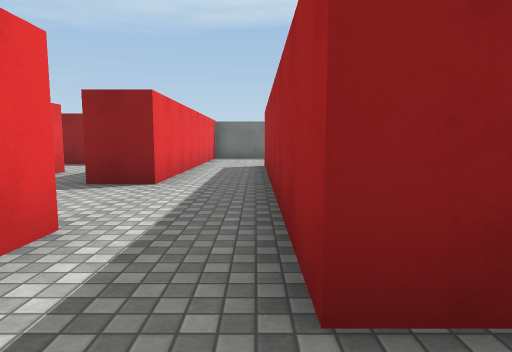
[1] (above)

19 first-person views from a walk through a Unity game level. The camera is 1.3 m above the floor, tilts 6° down and sees 75° across. The floor is counted in squares, 2 m on a side. Each view is taken from the middle of a square. On the plan, view 1 faces up. The plan holds only what a view shows up to about 10 squares ahead; the rest is blank. The place goes on beyond the plan. The player character is not drawn. Surface patterns are stand-ins for the level's own textures.

[2]
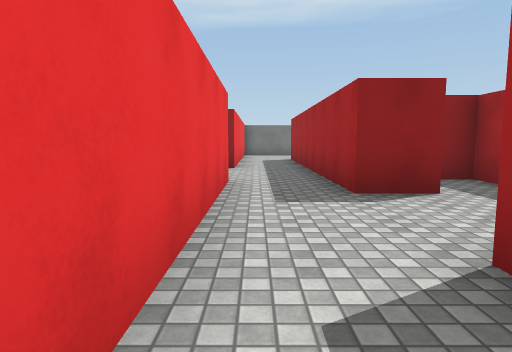

[3]
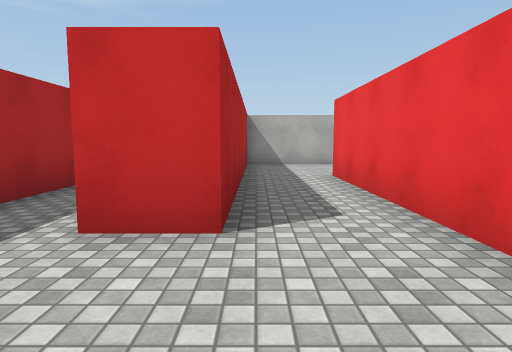

[4]
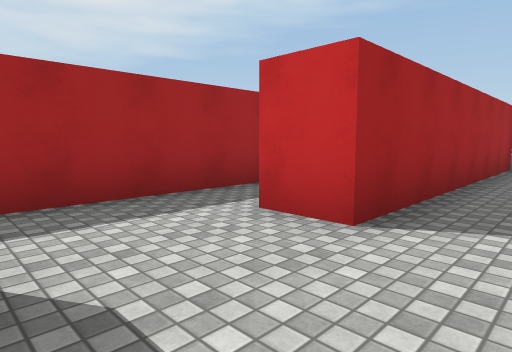

[5]
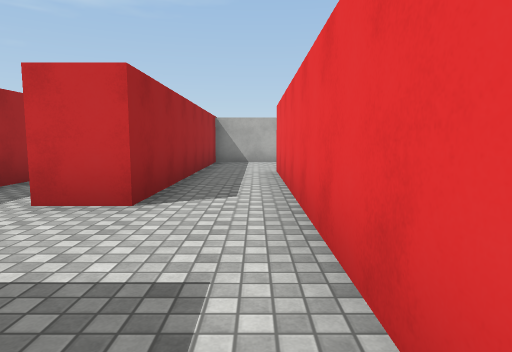

[6]
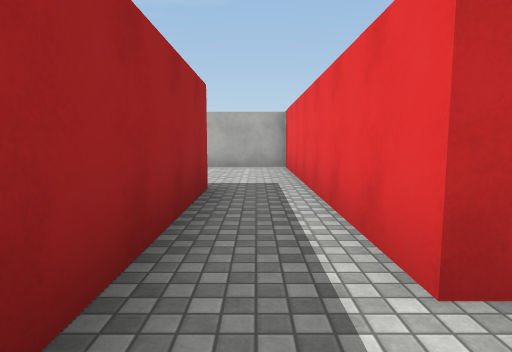

[7]
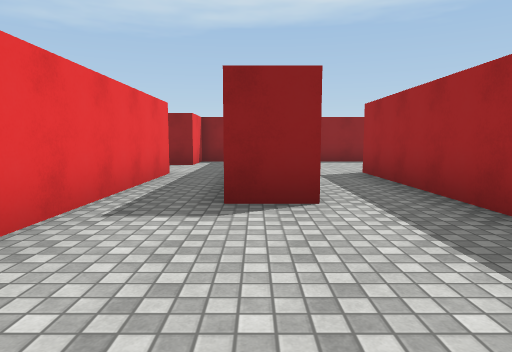

[8]
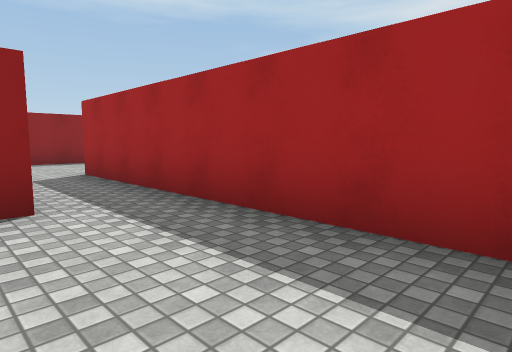

[9]
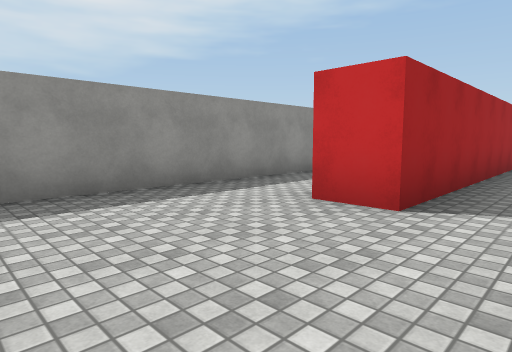

[10]
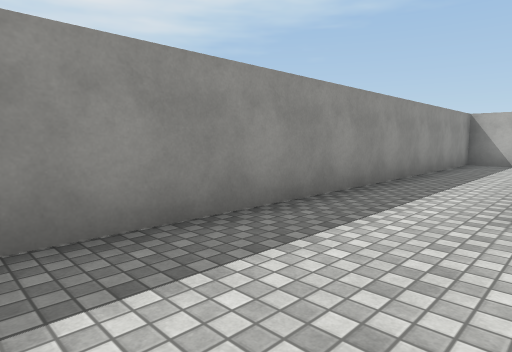

[11]
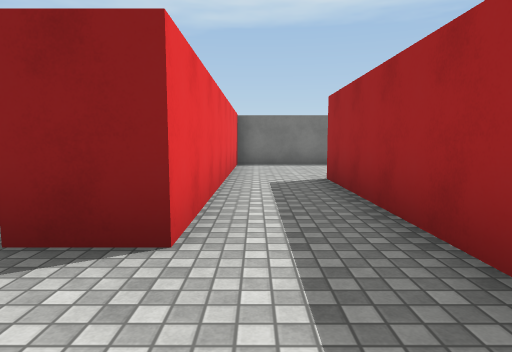

[12]
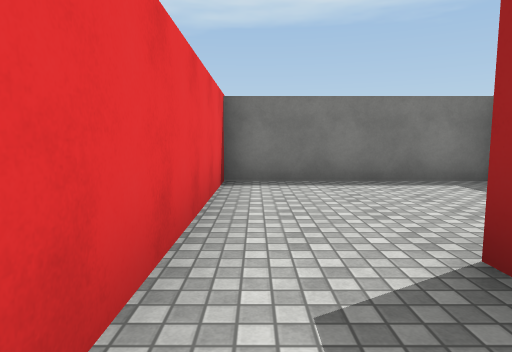

[13]
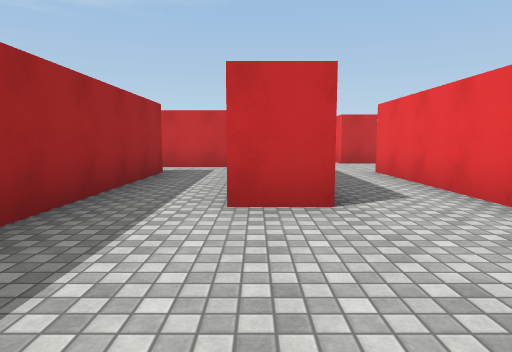

[14]
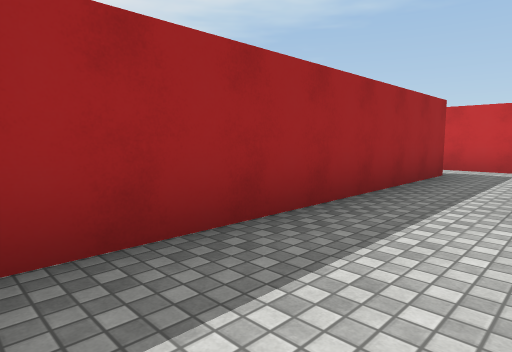

[15]
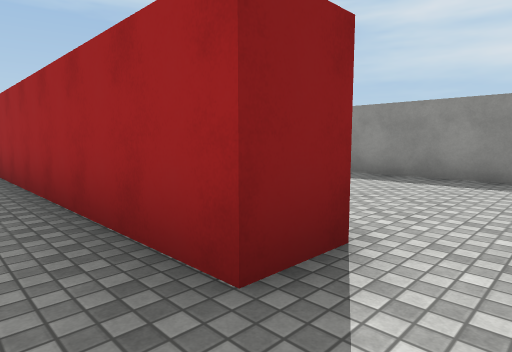

[16]
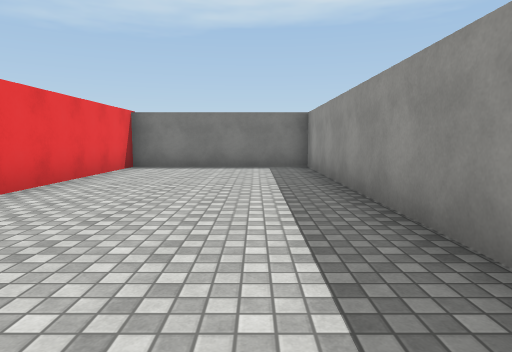

[17]
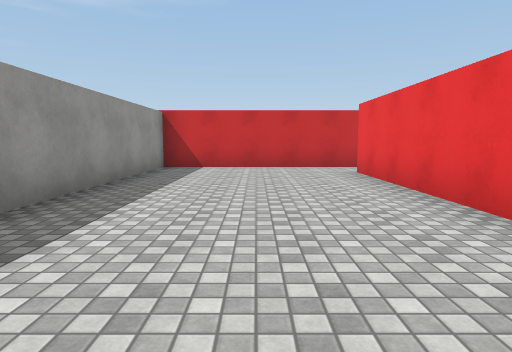

[18]
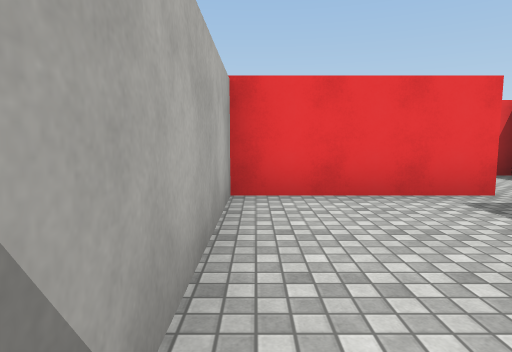

[19]
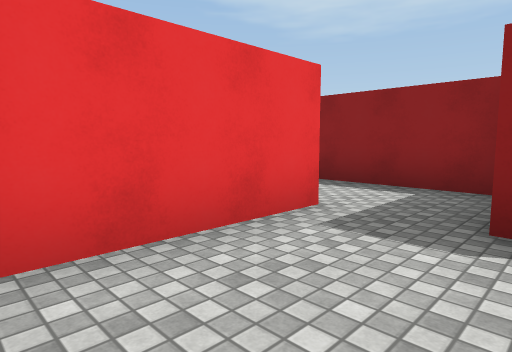

### Floor plan
Ten units are one square. View 1 is at (0, 0); x grows to the right and y downward. Boxes are objects, and circles mark ways between rooms. Rooms are numbered by the first view taken in them; rooms with no view inside come last. Other rooms are left out.
<svg viewBox="-45 -129 133 217">
<path fill="none" stroke="#000" d="M-39 51 -39 83 2 83 2 13 13 13M27 16 27 -26 21 -26M-14 -24 -14 54M13 -20 13 -11 2 -11 2 -26M38 46 27 46 27 16M52 78 52 11M13 13 13 83 32 83M52 11 62 11M65 -26 50 -26M74 83 83 83 83 -18M16 -37 46 -37M39 -50 29 -50 29 -119M29 -124 -14 -124 -14 -50M2 -26 2 -88 14 -88M46 -37 83 -37 83 -124 39 -124 39 -50"/>
<circle cx="20" cy="10" r="3" fill="#2a7"/>
<circle cx="-5" cy="-20" r="3" fill="#2a7"/>
<circle cx="45" cy="15" r="3" fill="#2a7"/>
<circle cx="35" cy="-45" r="3" fill="#2a7"/>
<text x="-10" y="30">1</text>
<text x="40" y="50">2</text>
<text x="70" y="20">3</text>
<text x="0" y="-80">4</text>
<text x="60" y="-80">5</text>
</svg>
Room 1 opens to room 2. Room 1 opens to room 4. Room 2 opens to room 3. Room 4 opens to room 5.

Where each view was taken, in squares from view 1:
view 1: 0 up, 0 right, facing up
view 2: 3 down, 1 left, facing up
view 3: 1 up, 0 right, facing down
view 4: 1 up, 1 left, facing down-right
view 5: 2 up, 1 left, facing down
view 6: 0 up, 2 right, facing down
view 7: 8 down, 3 right, facing up
view 8: 8 down, 3 right, facing up-right
view 9: 2 up, 4 right, facing down-right
view 10: 2 up, 6 right, facing down-right
view 11: 3 up, 1 left, facing up
view 12: 7 up, 1 left, facing up
view 13: 12 up, 1 right, facing down
view 14: 12 up, 1 right, facing down-right
view 15: 4 up, 2 right, facing up-right
view 16: 4 up, 7 right, facing up
view 17: 12 up, 6 right, facing down
view 18: 8 down, 0 right, facing left
view 19: 8 down, 2 left, facing up-left
